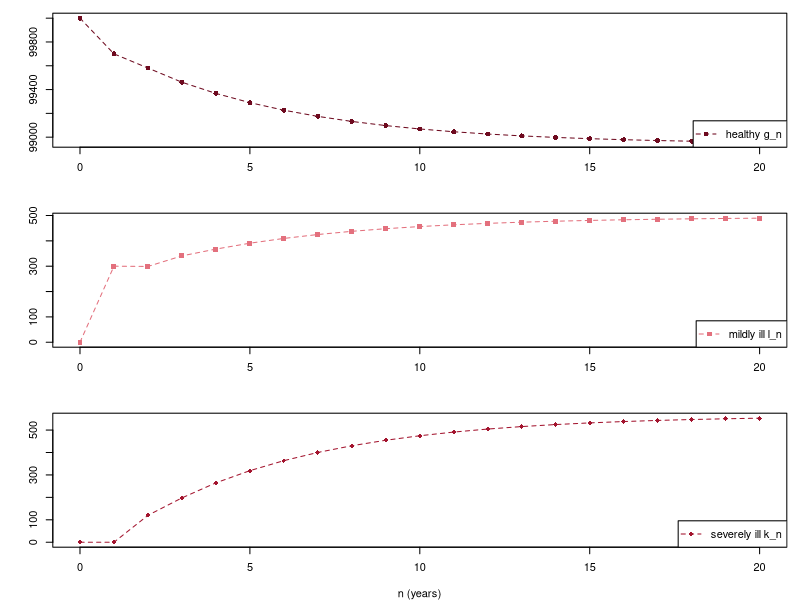

Here is the R script that generated this plot:
# Fig. 2.7: Disease progression as a linear system (book, Section 2.2, Eq. 2.8)
# x_{n+1} = A x_n with x = (healthy, mildly ill, severely ill), x_0 = (100000, 0, 0), one step = one year
# (c) 2026 Philipp Kügler · Program for the book "Dynamical Systems in the Life Sciences" · MIT License (see LICENSE)
A <- matrix(c(0.997, 0.6, 0,
              0.003, 0,   0.35,
              0,     0.4, 0.65), nrow = 3, byrow = TRUE)
N <- 20
X <- matrix(0, 3, N + 1)
X[, 1] <- c(100000, 0, 0)
for (k in 1:N) X[, k + 1] <- A %*% X[, k]   # matrix times vector
cat(sprintf("x_20 = (%.0f, %.0f, %.0f)\n", X[1, N + 1], X[2, N + 1], X[3, N + 1]))
cat(sprintf("column sums of A: %g %g %g -> the total number is conserved: %.0f\n", colSums(A)[1], colSums(A)[2], colSums(A)[3], sum(X[, N + 1])))

namen <- c("healthy g_n", "mildly ill l_n", "severely ill k_n")
farben <- c(rgb(0.43, 0.04, 0.12), rgb(0.89, 0.44, 0.49), rgb(0.64, 0.08, 0.18)); zeichen <- c(16, 15, 18)
par(mfrow = c(3, 1), mar = c(4, 4, 1, 1))
for (i in 1:3) {
  plot(0:N, X[i, ], type = "o", lty = 2, pch = zeichen[i], col = farben[i], xlab = if (i == 3) "n (years)" else "", ylab = "")
    legend("bottomright", legend = namen[i], col = farben[i], pch = zeichen[i], lty = 2)
}
